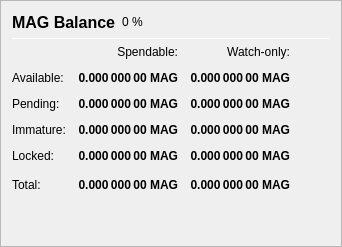
                   <widget class="QFrame" name="frame_Balances">
                    <property name="frameShape">
                     <enum>QFrame::StyledPanel</enum>
                    </property>
                    <property name="frameShadow">
                     <enum>QFrame::Raised</enum>
                    </property>
                    <layout class="QVBoxLayout" name="verticalLayout_4">
                     <item>
                      <layout class="QHBoxLayout" name="horizontalLayout_4">
                       <item>
                        <widget class="QLabel" name="label_5">
                         <property name="minimumSize">
                          <size>
                           <width>0</width>
                           <height>20</height>
                          </size>
                         </property>
                         <property name="font">
                          <font>
                           <pointsize>12</pointsize>
                           <weight>75</weight>
                           <bold>true</bold>
                          </font>
                         </property>
                         <property name="text">
                          <string>MAG Balance</string>
                         </property>
                        </widget>
                       </item>
                       <item>
                        <widget class="QLabel" name="labelMAGPercent">
                         <property name="text">
                          <string notr="true">0 %</string>
                         </property>
                        </widget>
                       </item>
                       <item>
                        <spacer name="horizontalSpacer_3">
                         <property name="orientation">
                          <enum>Qt::Horizontal</enum>
                         </property>
                         <property name="sizeHint" stdset="0">
                          <size>
                           <width>40</width>
                           <height>20</height>
                          </size>
                         </property>
                        </spacer>
                       </item>
                      </layout>
                     </item>
                     <item>
                      <widget class="Line" name="line_Balance">
                       <property name="minimumSize">
                        <size>
                         <width>0</width>
                         <height>1</height>
                        </size>
                       </property>
                       <property name="maximumSize">
                        <size>
                         <width>16777215</width>
                         <height>1</height>
                        </size>
                       </property>
                       <property name="orientation">
                        <enum>Qt::Horizontal</enum>
                       </property>
                      </widget>
                     </item>
                     <item>
                      <layout class="QGridLayout" name="gridLayout">
                       <property name="spacing">
                        <number>12</number>
                       </property>
                       <item row="0" column="1">
                        <widget class="QLabel" name="labelSpendable">
                         <property name="text">
                          <string>Spendable:</string>
                         </property>
                         <property name="alignment">
                          <set>Qt::AlignRight|Qt::AlignTrailing|Qt::AlignVCenter</set>
                         </property>
                        </widget>
                       </item>
                       <item row="0" column="2">
                        <widget class="QLabel" name="labelWatchonly">
                         <property name="text">
                          <string>Watch-only:</string>
                         </property>
                         <property name="alignment">
                          <set>Qt::AlignRight|Qt::AlignTrailing|Qt::AlignVCenter</set>
                         </property>
                        </widget>
                       </item>
                       <item row="1" column="0">
                        <widget class="QLabel" name="labelBalanceText">
                         <property name="text">
                          <string>Available:</string>
                         </property>
                        </widget>
                       </item>
                       <item row="1" column="1">
                        <widget class="QLabel" name="labelBalance">
                         <property name="font">
                          <font>
                           <weight>75</weight>
                           <bold>true</bold>
                          </font>
                         </property>
                         <property name="cursor">
                          <cursorShape>IBeamCursor</cursorShape>
                         </property>
                         <property name="toolTip">
                          <string>Your current spendable balance</string>
                         </property>
                         <property name="text">
                          <string notr="true">0.000 000 00 MAG</string>
                         </property>
                         <property name="alignment">
                          <set>Qt::AlignRight|Qt::AlignTrailing|Qt::AlignVCenter</set>
                         </property>
                         <property name="textInteractionFlags">
                          <set>Qt::LinksAccessibleByMouse|Qt::TextSelectableByKeyboard|Qt::TextSelectableByMouse</set>
                         </property>
                        </widget>
                       </item>
                       <item row="1" column="2">
                        <widget class="QLabel" name="labelWatchAvailable">
                         <property name="font">
                          <font>
                           <weight>75</weight>
                           <bold>true</bold>
                          </font>
                         </property>
                         <property name="cursor">
                          <cursorShape>IBeamCursor</cursorShape>
                         </property>
                         <property name="toolTip">
                          <string>Your current balance in watch-only addresses</string>
                         </property>
                         <property name="text">
                          <string notr="true">0.000 000 00 MAG</string>
                         </property>
                         <property name="alignment">
                          <set>Qt::AlignRight|Qt::AlignTrailing|Qt::AlignVCenter</set>
                         </property>
                         <property name="textInteractionFlags">
                          <set>Qt::LinksAccessibleByMouse|Qt::TextSelectableByKeyboard|Qt::TextSelectableByMouse</set>
                         </property>
                        </widget>
                       </item>
                       <item row="2" column="0">
                        <widget class="QLabel" name="labelPendingText">
                         <property name="text">
                          <string>Pending:</string>
                         </property>
                        </widget>
                       </item>
                       <item row="2" column="1">
                        <widget class="QLabel" name="labelUnconfirmed">
                         <property name="font">
                          <font>
                           <weight>75</weight>
                           <bold>true</bold>
                          </font>
                         </property>
                         <property name="cursor">
                          <cursorShape>IBeamCursor</cursorShape>
                         </property>
                         <property name="toolTip">
                          <string>Total of transactions that have yet to be confirmed, and do not yet count toward the spendable balance</string>
                         </property>
                         <property name="text">
                          <string notr="true">0.000 000 00 MAG</string>
                         </property>
                         <property name="alignment">
                          <set>Qt::AlignRight|Qt::AlignTrailing|Qt::AlignVCenter</set>
                         </property>
                         <property name="textInteractionFlags">
                          <set>Qt::LinksAccessibleByMouse|Qt::TextSelectableByKeyboard|Qt::TextSelectableByMouse</set>
                         </property>
                        </widget>
                       </item>
                       <item row="2" column="2">
                        <widget class="QLabel" name="labelWatchPending">
                         <property name="font">
                          <font>
                           <weight>75</weight>
                           <bold>true</bold>
                          </font>
                         </property>
                         <property name="cursor">
                          <cursorShape>IBeamCursor</cursorShape>
                         </property>
                         <property name="toolTip">
                          <string>Unconfirmed transactions to watch-only addresses</string>
                         </property>
                         <property name="text">
                          <string notr="true">0.000 000 00 MAG</string>
                         </property>
                         <property name="alignment">
                          <set>Qt::AlignRight|Qt::AlignTrailing|Qt::AlignVCenter</set>
                         </property>
                         <property name="textInteractionFlags">
                          <set>Qt::LinksAccessibleByMouse|Qt::TextSelectableByKeyboard|Qt::TextSelectableByMouse</set>
                         </property>
                        </widget>
                       </item>
                       <item row="3" column="0">
                        <widget class="QLabel" name="labelImmatureText">
                         <property name="text">
                          <string>Immature:</string>
                         </property>
                        </widget>
                       </item>
                       <item row="3" column="1">
                        <widget class="QLabel" name="labelImmature">
                         <property name="font">
                          <font>
                           <weight>75</weight>
                           <bold>true</bold>
                          </font>
                         </property>
                         <property name="cursor">
                          <cursorShape>IBeamCursor</cursorShape>
                         </property>
                         <property name="toolTip">
                          <string>Staked or masternode rewards that has not yet matured</string>
                         </property>
                         <property name="text">
                          <string notr="true">0.000 000 00 MAG</string>
                         </property>
                         <property name="alignment">
                          <set>Qt::AlignRight|Qt::AlignTrailing|Qt::AlignVCenter</set>
                         </property>
                         <property name="textInteractionFlags">
                          <set>Qt::LinksAccessibleByMouse|Qt::TextSelectableByKeyboard|Qt::TextSelectableByMouse</set>
                         </property>
                        </widget>
                       </item>
                       <item row="3" column="2">
                        <widget class="QLabel" name="labelWatchImmature">
                         <property name="font">
                          <font>
                           <weight>75</weight>
                           <bold>true</bold>
                          </font>
                         </property>
                         <property name="cursor">
                          <cursorShape>IBeamCursor</cursorShape>
                         </property>
                         <property name="toolTip">
                          <string>Staked or masternode rewards in watch-only addresses that has not yet matured</string>
                         </property>
                         <property name="text">
                          <string notr="true">0.000 000 00 MAG</string>
                         </property>
                         <property name="alignment">
                          <set>Qt::AlignRight|Qt::AlignTrailing|Qt::AlignVCenter</set>
                         </property>
                         <property name="textInteractionFlags">
                          <set>Qt::LinksAccessibleByMouse|Qt::TextSelectableByKeyboard|Qt::TextSelectableByMouse</set>
                         </property>
                        </widget>
                       </item>
                       <item row="4" column="0">
                        <widget class="QLabel" name="labelLockedBalanceText">
                         <property name="toolTip">
                          <string>Locked MAG or Masternode collaterals. These are excluded from zMAG minting.</string>
                         </property>
                         <property name="text">
                          <string>Locked:</string>
                         </property>
                        </widget>
                       </item>
                       <item row="4" column="1">
                        <widget class="QLabel" name="labelLockedBalance">
                         <property name="font">
                          <font>
                           <weight>75</weight>
                           <bold>true</bold>
                          </font>
                         </property>
                         <property name="cursor">
                          <cursorShape>IBeamCursor</cursorShape>
                         </property>
                         <property name="toolTip">
                          <string>Locked MAG or Masternode collaterals. These are excluded from zMAG minting.</string>
                         </property>
                         <property name="text">
                          <string notr="true">0.000 000 00 MAG</string>
                         </property>
                         <property name="alignment">
                          <set>Qt::AlignRight|Qt::AlignTrailing|Qt::AlignVCenter</set>
                         </property>
                         <property name="textInteractionFlags">
                          <set>Qt::LinksAccessibleByMouse|Qt::TextSelectableByKeyboard|Qt::TextSelectableByMouse</set>
                         </property>
                        </widget>
                       </item>
                       <item row="4" column="2">
                        <widget class="QLabel" name="labelWatchLocked">
                         <property name="font">
                          <font>
                           <weight>75</weight>
                           <bold>true</bold>
                          </font>
                         </property>
                         <property name="cursor">
                          <cursorShape>IBeamCursor</cursorShape>
                         </property>
                         <property name="toolTip">
                          <string>Current locked balance in watch-only addresses</string>
                         </property>
                         <property name="text">
                          <string notr="true">0.000 000 00 MAG</string>
                         </property>
                         <property name="alignment">
                          <set>Qt::AlignRight|Qt::AlignTrailing|Qt::AlignVCenter</set>
                         </property>
                         <property name="textInteractionFlags">
                          <set>Qt::LinksAccessibleByMouse|Qt::TextSelectableByKeyboard|Qt::TextSelectableByMouse</set>
                         </property>
                        </widget>
                       </item>
                       <item row="5" column="0">
                        <widget class="QLabel" name="labelTotalText">
                         <property name="toolTip">
                          <string>Your current MAG balance, unconfirmed and immature transactions included</string>
                         </property>
                         <property name="text">
                          <string>Total:</string>
                         </property>
                        </widget>
                       </item>
                       <item row="5" column="1">
                        <widget class="QLabel" name="labelTotal">
                         <property name="font">
                          <font>
                           <weight>75</weight>
                           <bold>true</bold>
                          </font>
                         </property>
                         <property name="cursor">
                          <cursorShape>IBeamCursor</cursorShape>
                         </property>
                         <property name="toolTip">
                          <string>Your current MAG balance, unconfirmed and immature transactions included</string>
                         </property>
                         <property name="text">
                          <string notr="true">0.000 000 00 MAG</string>
                         </property>
                         <property name="alignment">
                          <set>Qt::AlignRight|Qt::AlignTrailing|Qt::AlignVCenter</set>
                         </property>
                         <property name="textInteractionFlags">
                          <set>Qt::LinksAccessibleByMouse|Qt::TextSelectableByKeyboard|Qt::TextSelectableByMouse</set>
                         </property>
                        </widget>
                       </item>
                       <item row="5" column="2">
                        <widget class="QLabel" name="labelWatchTotal">
                         <property name="font">
                          <font>
                           <weight>75</weight>
                           <bold>true</bold>
                          </font>
                         </property>
                         <property name="cursor">
                          <cursorShape>IBeamCursor</cursorShape>
                         </property>
                         <property name="toolTip">
                          <string>Current total balance in watch-only addresses</string>
                         </property>
                         <property name="text">
                          <string notr="true">0.000 000 00 MAG</string>
                         </property>
                         <property name="alignment">
                          <set>Qt::AlignRight|Qt::AlignTrailing|Qt::AlignVCenter</set>
                         </property>
                         <property name="textInteractionFlags">
                          <set>Qt::LinksAccessibleByMouse|Qt::TextSelectableByKeyboard|Qt::TextSelectableByMouse</set>
                         </property>
                        </widget>
                       </item>
                       <item row="5" column="3">
                        <spacer name="horizontalSpacer_9">
                         <property name="orientation">
                          <enum>Qt::Horizontal</enum>
                         </property>
                         <property name="sizeHint" stdset="0">
                          <size>
                           <width>40</width>
                           <height>20</height>
                          </size>
                         </property>
                        </spacer>
                       </item>
                      </layout>
                     </item>
                     <item>
                      <spacer name="verticalSpacer_3">
                       <property name="orientation">
                        <enum>Qt::Vertical</enum>
                       </property>
                       <property name="sizeHint" stdset="0">
                        <size>
                         <width>20</width>
                         <height>40</height>
                        </size>
                       </property>
                      </spacer>
                     </item>
                    </layout>
                   </widget>
